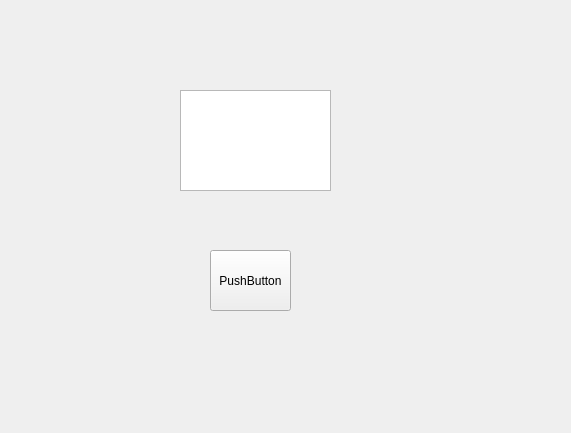
<?xml version="1.0" encoding="UTF-8"?>
<ui version="4.0">
 <class>Form</class>
 <widget class="QWidget" name="Form">
  <property name="geometry">
   <rect>
    <x>0</x>
    <y>0</y>
    <width>571</width>
    <height>433</height>
   </rect>
  </property>
  <property name="windowTitle">
   <string>Form</string>
  </property>
  <widget class="QPushButton" name="pushButton_ex">
   <property name="geometry">
    <rect>
     <x>210</x>
     <y>250</y>
     <width>81</width>
     <height>61</height>
    </rect>
   </property>
   <property name="text">
    <string>PushButton</string>
   </property>
  </widget>
  <widget class="QPlainTextEdit" name="plainTextEdit_ex">
   <property name="geometry">
    <rect>
     <x>180</x>
     <y>90</y>
     <width>151</width>
     <height>101</height>
    </rect>
   </property>
  </widget>
 </widget>
 <resources/>
 <connections/>
</ui>
